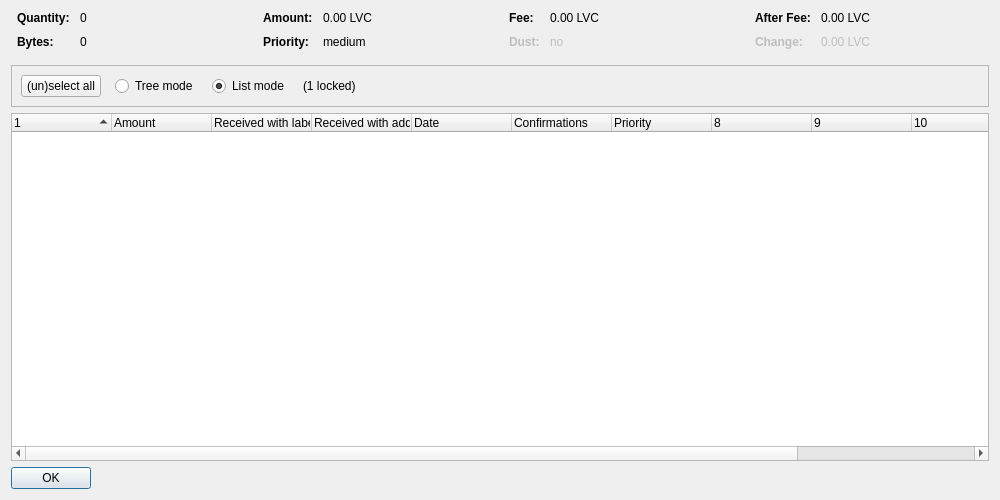
<?xml version="1.0" encoding="UTF-8"?>
<ui version="4.0">
 <class>CoinControlDialog</class>
 <widget class="QDialog" name="CoinControlDialog">
  <property name="geometry">
   <rect>
    <x>0</x>
    <y>0</y>
    <width>1000</width>
    <height>500</height>
   </rect>
  </property>
  <property name="windowTitle">
   <string>Coin Selection</string>
  </property>
  <layout class="QVBoxLayout" name="verticalLayout">
   <item>
    <layout class="QHBoxLayout" name="horizontalLayoutTop" stretch="0,0,0,0">
     <property name="topMargin">
      <number>0</number>
     </property>
     <property name="bottomMargin">
      <number>10</number>
     </property>
     <item>
      <layout class="QFormLayout" name="formLayoutCoinControl1">
       <property name="horizontalSpacing">
        <number>10</number>
       </property>
       <property name="verticalSpacing">
        <number>10</number>
       </property>
       <property name="leftMargin">
        <number>6</number>
       </property>
       <property name="rightMargin">
        <number>6</number>
       </property>
       <item row="0" column="0">
        <widget class="QLabel" name="labelCoinControlQuantityText">
         <property name="font">
          <font>
           <weight>75</weight>
           <bold>true</bold>
          </font>
         </property>
         <property name="text">
          <string>Quantity:</string>
         </property>
        </widget>
       </item>
       <item row="0" column="1">
        <widget class="QLabel" name="labelCoinControlQuantity">
         <property name="cursor">
          <cursorShape>IBeamCursor</cursorShape>
         </property>
         <property name="contextMenuPolicy">
          <enum>Qt::ActionsContextMenu</enum>
         </property>
         <property name="text">
          <string notr="true">0</string>
         </property>
         <property name="textInteractionFlags">
          <set>Qt::LinksAccessibleByMouse|Qt::TextSelectableByKeyboard|Qt::TextSelectableByMouse</set>
         </property>
        </widget>
       </item>
       <item row="1" column="0">
        <widget class="QLabel" name="labelCoinControlBytesText">
         <property name="font">
          <font>
           <weight>75</weight>
           <bold>true</bold>
          </font>
         </property>
         <property name="text">
          <string>Bytes:</string>
         </property>
        </widget>
       </item>
       <item row="1" column="1">
        <widget class="QLabel" name="labelCoinControlBytes">
         <property name="cursor">
          <cursorShape>IBeamCursor</cursorShape>
         </property>
         <property name="contextMenuPolicy">
          <enum>Qt::ActionsContextMenu</enum>
         </property>
         <property name="text">
          <string notr="true">0</string>
         </property>
         <property name="textInteractionFlags">
          <set>Qt::LinksAccessibleByMouse|Qt::TextSelectableByKeyboard|Qt::TextSelectableByMouse</set>
         </property>
        </widget>
       </item>
      </layout>
     </item>
     <item>
      <layout class="QFormLayout" name="formLayoutCoinControl2">
       <property name="horizontalSpacing">
        <number>10</number>
       </property>
       <property name="verticalSpacing">
        <number>10</number>
       </property>
       <property name="leftMargin">
        <number>6</number>
       </property>
       <property name="rightMargin">
        <number>6</number>
       </property>
       <item row="0" column="0">
        <widget class="QLabel" name="labelCoinControlAmountText">
         <property name="font">
          <font>
           <weight>75</weight>
           <bold>true</bold>
          </font>
         </property>
         <property name="text">
          <string>Amount:</string>
         </property>
        </widget>
       </item>
       <item row="0" column="1">
        <widget class="QLabel" name="labelCoinControlAmount">
         <property name="cursor">
          <cursorShape>IBeamCursor</cursorShape>
         </property>
         <property name="contextMenuPolicy">
          <enum>Qt::ActionsContextMenu</enum>
         </property>
         <property name="text">
          <string notr="true">0.00 LVC</string>
         </property>
         <property name="textInteractionFlags">
          <set>Qt::LinksAccessibleByMouse|Qt::TextSelectableByKeyboard|Qt::TextSelectableByMouse</set>
         </property>
        </widget>
       </item>
       <item row="1" column="0">
        <widget class="QLabel" name="labelCoinControlPriorityText">
         <property name="font">
          <font>
           <weight>75</weight>
           <bold>true</bold>
          </font>
         </property>
         <property name="text">
          <string>Priority:</string>
         </property>
        </widget>
       </item>
       <item row="1" column="1">
        <widget class="QLabel" name="labelCoinControlPriority">
         <property name="cursor">
          <cursorShape>IBeamCursor</cursorShape>
         </property>
         <property name="contextMenuPolicy">
          <enum>Qt::ActionsContextMenu</enum>
         </property>
         <property name="text">
          <string notr="true">medium</string>
         </property>
         <property name="textInteractionFlags">
          <set>Qt::LinksAccessibleByMouse|Qt::TextSelectableByKeyboard|Qt::TextSelectableByMouse</set>
         </property>
        </widget>
       </item>
      </layout>
     </item>
     <item>
      <layout class="QFormLayout" name="formLayoutCoinControl3">
       <property name="horizontalSpacing">
        <number>10</number>
       </property>
       <property name="verticalSpacing">
        <number>10</number>
       </property>
       <property name="leftMargin">
        <number>6</number>
       </property>
       <property name="rightMargin">
        <number>6</number>
       </property>
       <item row="0" column="0">
        <widget class="QLabel" name="labelCoinControlFeeText">
         <property name="font">
          <font>
           <weight>75</weight>
           <bold>true</bold>
          </font>
         </property>
         <property name="text">
          <string>Fee:</string>
         </property>
        </widget>
       </item>
       <item row="0" column="1">
        <widget class="QLabel" name="labelCoinControlFee">
         <property name="cursor">
          <cursorShape>IBeamCursor</cursorShape>
         </property>
         <property name="contextMenuPolicy">
          <enum>Qt::ActionsContextMenu</enum>
         </property>
         <property name="text">
          <string notr="true">0.00 LVC</string>
         </property>
         <property name="textInteractionFlags">
          <set>Qt::LinksAccessibleByMouse|Qt::TextSelectableByKeyboard|Qt::TextSelectableByMouse</set>
         </property>
        </widget>
       </item>
       <item row="1" column="0">
        <widget class="QLabel" name="labelCoinControlLowOutputText">
         <property name="enabled">
          <bool>false</bool>
         </property>
         <property name="font">
          <font>
           <weight>75</weight>
           <bold>true</bold>
          </font>
         </property>
         <property name="text">
          <string>Dust:</string>
         </property>
        </widget>
       </item>
       <item row="1" column="1">
        <widget class="QLabel" name="labelCoinControlLowOutput">
         <property name="enabled">
          <bool>false</bool>
         </property>
         <property name="cursor">
          <cursorShape>IBeamCursor</cursorShape>
         </property>
         <property name="contextMenuPolicy">
          <enum>Qt::ActionsContextMenu</enum>
         </property>
         <property name="text">
          <string notr="true">no</string>
         </property>
         <property name="textInteractionFlags">
          <set>Qt::LinksAccessibleByMouse|Qt::TextSelectableByKeyboard|Qt::TextSelectableByMouse</set>
         </property>
        </widget>
       </item>
      </layout>
     </item>
     <item>
      <layout class="QFormLayout" name="formLayoutCoinControl4">
       <property name="horizontalSpacing">
        <number>10</number>
       </property>
       <property name="verticalSpacing">
        <number>10</number>
       </property>
       <property name="leftMargin">
        <number>6</number>
       </property>
       <property name="rightMargin">
        <number>6</number>
       </property>
       <item row="0" column="0">
        <widget class="QLabel" name="labelCoinControlAfterFeeText">
         <property name="font">
          <font>
           <weight>75</weight>
           <bold>true</bold>
          </font>
         </property>
         <property name="text">
          <string>After Fee:</string>
         </property>
        </widget>
       </item>
       <item row="0" column="1">
        <widget class="QLabel" name="labelCoinControlAfterFee">
         <property name="cursor">
          <cursorShape>IBeamCursor</cursorShape>
         </property>
         <property name="contextMenuPolicy">
          <enum>Qt::ActionsContextMenu</enum>
         </property>
         <property name="text">
          <string notr="true">0.00 LVC</string>
         </property>
         <property name="textInteractionFlags">
          <set>Qt::LinksAccessibleByMouse|Qt::TextSelectableByKeyboard|Qt::TextSelectableByMouse</set>
         </property>
        </widget>
       </item>
       <item row="1" column="0">
        <widget class="QLabel" name="labelCoinControlChangeText">
         <property name="enabled">
          <bool>false</bool>
         </property>
         <property name="font">
          <font>
           <weight>75</weight>
           <bold>true</bold>
          </font>
         </property>
         <property name="text">
          <string>Change:</string>
         </property>
        </widget>
       </item>
       <item row="1" column="1">
        <widget class="QLabel" name="labelCoinControlChange">
         <property name="enabled">
          <bool>false</bool>
         </property>
         <property name="cursor">
          <cursorShape>IBeamCursor</cursorShape>
         </property>
         <property name="contextMenuPolicy">
          <enum>Qt::ActionsContextMenu</enum>
         </property>
         <property name="text">
          <string notr="true">0.00 LVC</string>
         </property>
         <property name="textInteractionFlags">
          <set>Qt::LinksAccessibleByMouse|Qt::TextSelectableByKeyboard|Qt::TextSelectableByMouse</set>
         </property>
        </widget>
       </item>
      </layout>
     </item>
    </layout>
   </item>
   <item>
    <widget class="QFrame" name="frame">
     <property name="minimumSize">
      <size>
       <width>0</width>
       <height>40</height>
      </size>
     </property>
     <property name="frameShape">
      <enum>QFrame::StyledPanel</enum>
     </property>
     <property name="frameShadow">
      <enum>QFrame::Sunken</enum>
     </property>
     <layout class="QHBoxLayout" name="horizontalLayout">
      <item>
       <layout class="QHBoxLayout" name="horizontalLayoutPanel" stretch="0,0,0,0,0">
        <property name="spacing">
         <number>14</number>
        </property>
        <item>
         <widget class="QPushButton" name="pushButtonSelectAll">
          <property name="sizePolicy">
           <sizepolicy hsizetype="Maximum" vsizetype="Fixed">
            <horstretch>0</horstretch>
            <verstretch>0</verstretch>
           </sizepolicy>
          </property>
          <property name="text">
           <string>(un)select all</string>
          </property>
          <property name="autoDefault">
           <bool>false</bool>
          </property>
         </widget>
        </item>
        <item>
         <widget class="QRadioButton" name="radioTreeMode">
          <property name="sizePolicy">
           <sizepolicy hsizetype="Maximum" vsizetype="Fixed">
            <horstretch>0</horstretch>
            <verstretch>0</verstretch>
           </sizepolicy>
          </property>
          <property name="text">
           <string>Tree mode</string>
          </property>
         </widget>
        </item>
        <item>
         <widget class="QRadioButton" name="radioListMode">
          <property name="sizePolicy">
           <sizepolicy hsizetype="Maximum" vsizetype="Fixed">
            <horstretch>0</horstretch>
            <verstretch>0</verstretch>
           </sizepolicy>
          </property>
          <property name="text">
           <string>List mode</string>
          </property>
          <property name="checked">
           <bool>true</bool>
          </property>
         </widget>
        </item>
        <item>
         <widget class="QLabel" name="labelLocked">
          <property name="text">
           <string notr="true">(1 locked)</string>
          </property>
         </widget>
        </item>
        <item>
         <spacer name="horizontalSpacer">
          <property name="orientation">
           <enum>Qt::Horizontal</enum>
          </property>
          <property name="sizeHint" stdset="0">
           <size>
            <width>40</width>
            <height>20</height>
           </size>
          </property>
         </spacer>
        </item>
       </layout>
      </item>
     </layout>
    </widget>
   </item>
   <item>
    <widget class="CoinControlTreeWidget" name="treeWidget">
     <property name="contextMenuPolicy">
      <enum>Qt::CustomContextMenu</enum>
     </property>
     <property name="sortingEnabled">
      <bool>false</bool>
     </property>
     <property name="columnCount">
      <number>12</number>
     </property>
     <attribute name="headerShowSortIndicator" stdset="0">
      <bool>true</bool>
     </attribute>
     <attribute name="headerStretchLastSection">
      <bool>false</bool>
     </attribute>
     <column>
      <property name="text">
       <string/>
      </property>
     </column>
     <column>
      <property name="text">
       <string>Amount</string>
      </property>
     </column>
     <column>
      <property name="text">
       <string>Received with label</string>
      </property>
     </column>
     <column>
      <property name="text">
       <string>Received with address</string>
      </property>
     </column>
     <column>
      <property name="text">
       <string>Date</string>
      </property>
     </column>
     <column>
      <property name="text">
       <string>Confirmations</string>
      </property>
      <property name="toolTip">
       <string>Confirmed</string>
      </property>
     </column>
     <column>
      <property name="text">
       <string>Priority</string>
      </property>
     </column>
     <column>
      <property name="text">
       <string/>
      </property>
     </column>
     <column>
      <property name="text">
       <string/>
      </property>
     </column>
     <column>
      <property name="text">
       <string/>
      </property>
     </column>
     <column>
      <property name="text">
       <string/>
      </property>
     </column>
     <column>
      <property name="text">
       <string/>
      </property>
     </column>
    </widget>
   </item>
   <item>
    <widget class="QDialogButtonBox" name="buttonBox">
     <property name="sizePolicy">
      <sizepolicy hsizetype="Maximum" vsizetype="Fixed">
       <horstretch>0</horstretch>
       <verstretch>0</verstretch>
      </sizepolicy>
     </property>
     <property name="orientation">
      <enum>Qt::Horizontal</enum>
     </property>
     <property name="standardButtons">
      <set>QDialogButtonBox::Ok</set>
     </property>
    </widget>
   </item>
  </layout>
 </widget>
 <customwidgets>
  <customwidget>
   <class>CoinControlTreeWidget</class>
   <extends>QTreeWidget</extends>
   <header>coincontroltreewidget.h</header>
  </customwidget>
 </customwidgets>
 <resources/>
 <connections/>
</ui>
